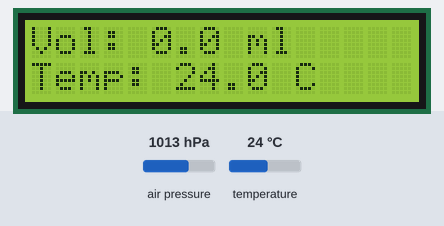
Recording of a sketch running on a simulated ESP32. Shown: 16×2 character LCD. The test bench sets the inputs (shaded band); at power-on: air pressure 1013 hPa, temperature 24 °C. What the sketch prints to the serial monitor is not drawn.

Above: at 7.8 s.
7.9 s: air pressure set to 952 hPa
At 9.0 s:
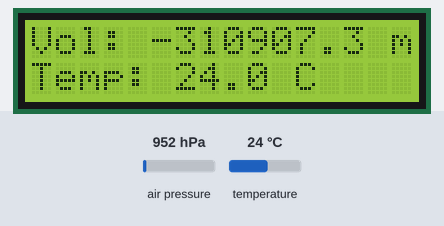
10.1 s: temperature set to 12 °C
At 11.8 s:
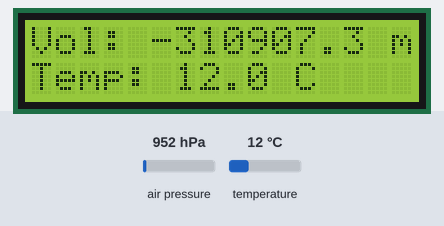
12.2 s: air pressure set to 975 hPa
At 13.5 s:
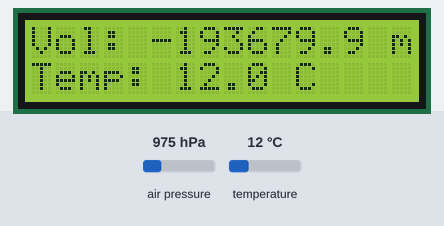
14.2 s: temperature set to 19 °C
At 15.2 s:
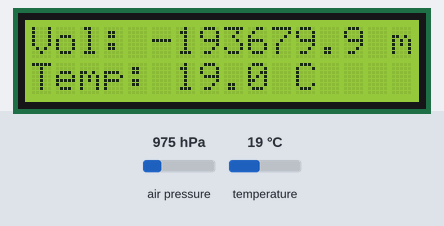
Timing chart, 0 to 17.2 s (numbered marks = the images above; inputs shaded):
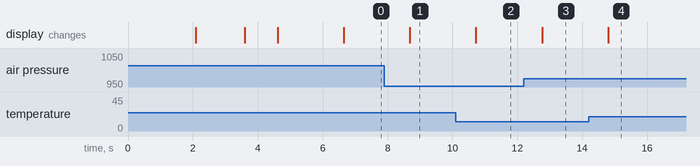

The sketch:

aqua_tracker_module.ino
```cpp
#include <Wire.h>
#include <Adafruit_Sensor.h>
#include <Adafruit_BMP280.h>
#include <LiquidCrystal_I2C.h>

Adafruit_BMP280 bmp;
LiquidCrystal_I2C lcd(0x27, 16, 2);

float ambientPressure = 0;
float bottleArea = 50.0; // cm² — adjust for your bottle

void setup() {
  Serial.begin(115200);
  delay(2000);

  Wire.begin(8, 9); // SDA=GPIO8, SCL=GPIO9

  // Init LCD
  lcd.init();
  lcd.backlight();
  lcd.setCursor(0, 0);
  lcd.print("Aqua Tracker");
  lcd.setCursor(0, 1);
  lcd.print("Initialising...");
  delay(1500);
  lcd.clear();

  // Init BMP280
  Serial.println("BMP280 initialising...");

  if (!bmp.begin(0x76)) {
    Serial.println("Not found at 0x76, trying 0x77...");
    if (!bmp.begin(0x77)) {
      Serial.println("BMP280 not found. Check wiring.");
      lcd.setCursor(0, 0);
      lcd.print("BMP280 Error");
      lcd.setCursor(0, 1);
      lcd.print("Check wiring");
      while (1) delay(100);
    }
  }

  Serial.println("BMP280 found.");

  bmp.setSampling(
    Adafruit_BMP280::MODE_NORMAL,
    Adafruit_BMP280::SAMPLING_X2,
    Adafruit_BMP280::SAMPLING_X16,
    Adafruit_BMP280::FILTER_X16,
    Adafruit_BMP280::STANDBY_MS_500
  );

  delay(1000);

  // Record baseline
  ambientPressure = bmp.readPressure();

  Serial.print("Baseline: ");
  Serial.print(ambientPressure);
  Serial.println(" Pa");

  lcd.setCursor(0, 0);
  lcd.print("Baseline set");
  lcd.setCursor(0, 1);
  lcd.print(ambientPressure, 1);
  lcd.print(" Pa");
  delay(2000);
  lcd.clear();
}

void loop() {
  float rawP   = bmp.readPressure();
  float netP   = rawP - ambientPressure;
  float height = netP / (1000.0 * 9.81);
  float volume = height * bottleArea * 10000.0;

  // Serial output
  Serial.print("Temp: ");
  Serial.print(bmp.readTemperature(), 1);
  Serial.print(" C  |  Net: ");
  Serial.print(netP, 2);
  Serial.print(" Pa  |  Vol: ");
  Serial.print(volume, 1);
  Serial.println(" ml");

  // LCD row 1 — volume
  lcd.setCursor(0, 0);
  lcd.print("Vol: ");
  lcd.print(volume, 1);
  lcd.print(" ml   "); // trailing spaces clear old chars

  // LCD row 2 — temperature
  lcd.setCursor(0, 1);
  lcd.print("Temp: ");
  lcd.print(bmp.readTemperature(), 1);
  lcd.print(" C   ");

  delay(2000);
}
```

Measured:
- after the input at 7.9 s, the display: changes after 0.79 s (image 1)
- after the input at 10.1 s, the display: changes after 0.63 s (image 2)
- after the input at 12.2 s, the display: changes after 0.56 s (image 3)
- after the input at 14.2 s, the display: changes after 0.60 s (image 4)
